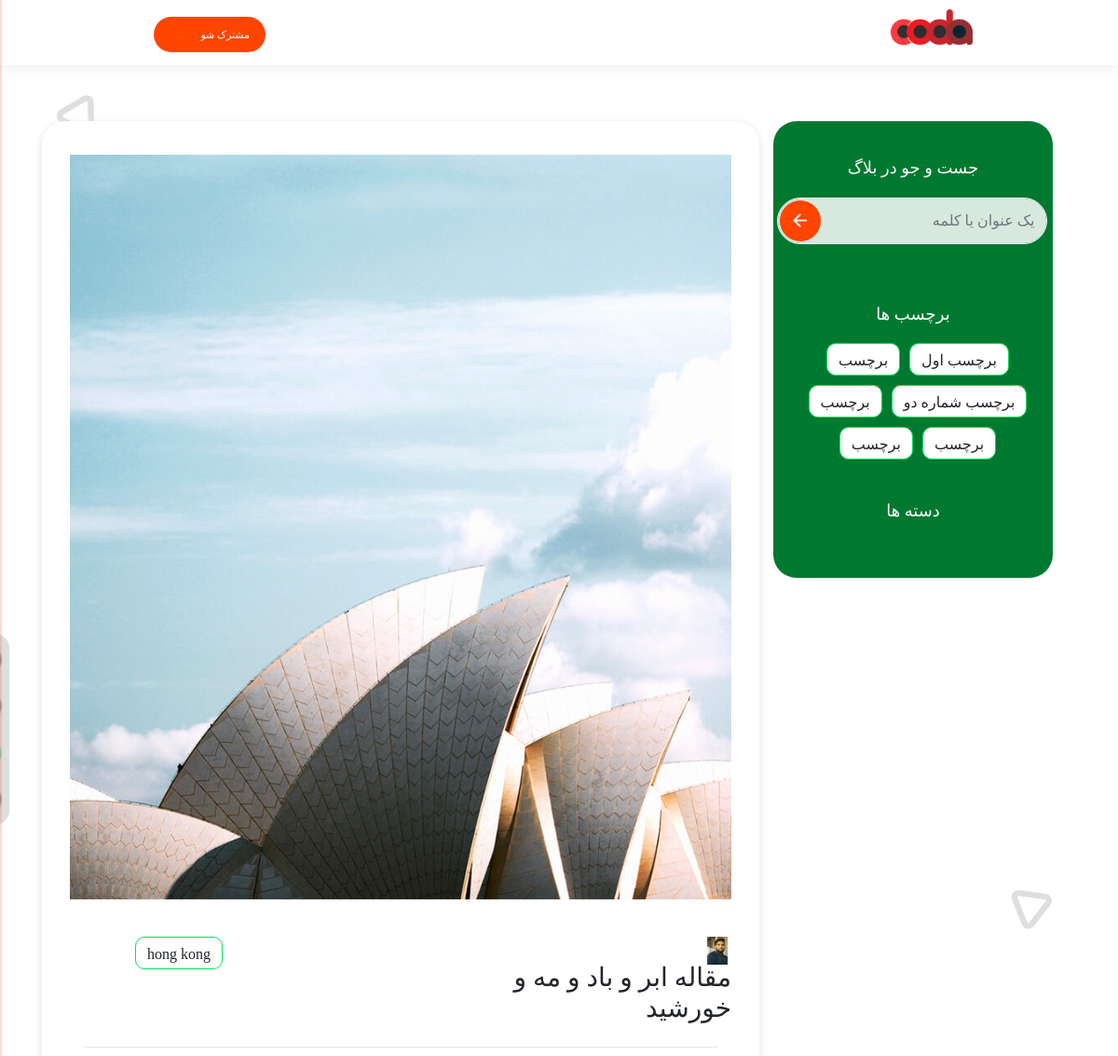
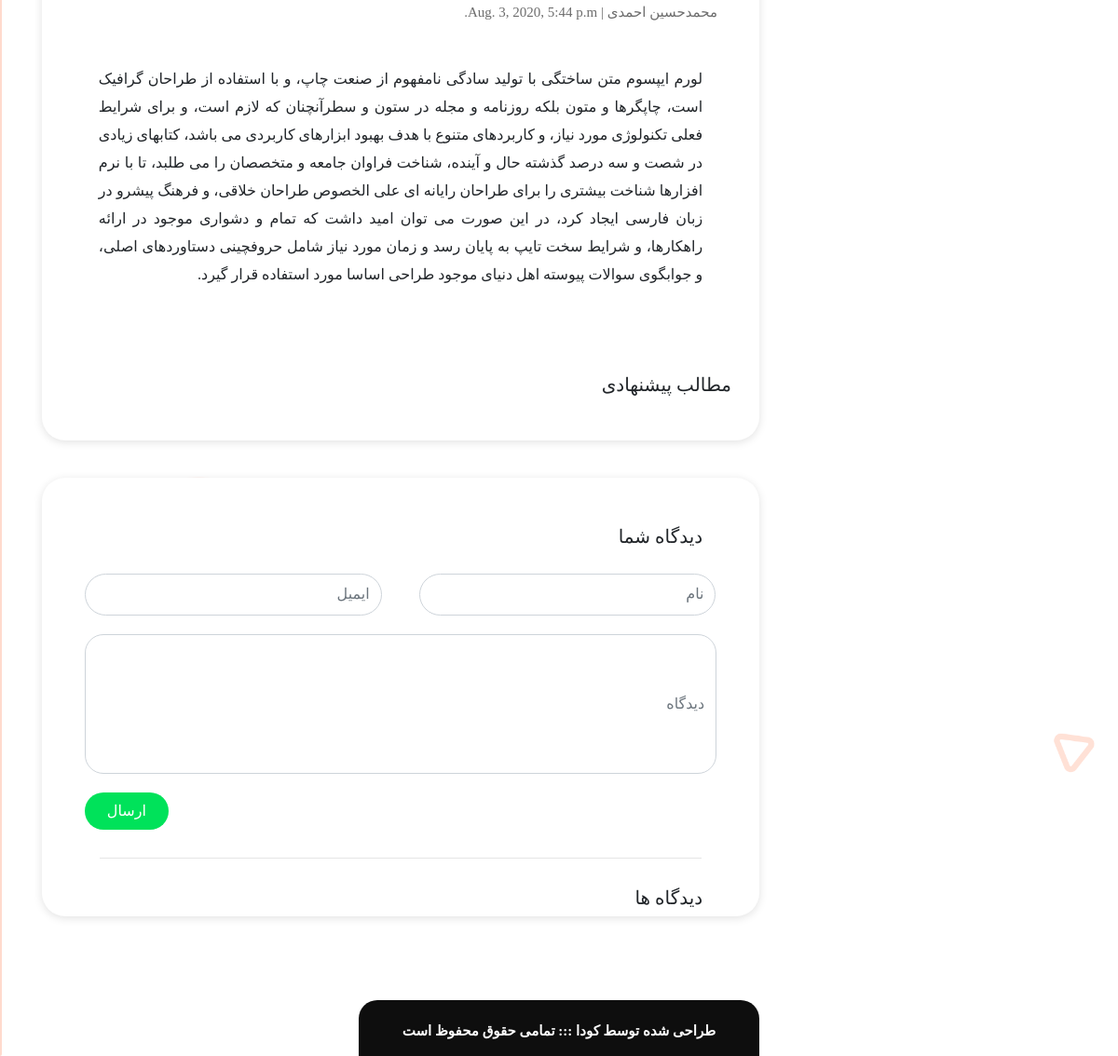
Page /posts/2/ on the committed database (2 pictures, top to bottom).
### mysite/models.py (models this page shows, shortened)
class Article(models.Model):
    title = models.CharField(max_length=128, null=False, blank=False)
    cover = models.FileField(upload_to='article_cover/', null=False, blank=False, validators=[validate_file_extension])
    content = models.TextField(null=False,blank=False)
    created_at = models.DateTimeField(auto_now = True)
    category = models.ForeignKey('Category', on_delete=models.CASCADE)
    author = models.ForeignKey('adminProfile', on_delete=models.CASCADE)
    promote = models.BooleanField(default=False)

class Category(models.Model):
    title = models.CharField(max_length=128, null=False, blank=False)
    cover = models.FileField(upload_to='category_cover/', null=False, blank=False, validators=[validate_file_extension])
    def __str__(self):
        return self.title

class adminProfile(models.Model):
    social_media = models.OneToOneField('social_media', on_delete=models.CASCADE)
    user = models.OneToOneField(User, on_delete=models.CASCADE)
    avatar = models.FileField(upload_to='user_avatar/', null=False, blank=False, validators=[validate_file_extension])
    description = models.CharField(max_length=512, null=False, blank=False)
    theory  = models.CharField(max_length=512, null=True, blank=True)
    def __str__(self):
        return self.user.first_name + " " + self.user.last_name

### mysite/views.py (the view, shortened to what this page needs)
# urls.py: path('posts/<int:pk>/', views.posts, name='posts'),
def posts(request, pk):
    from django.shortcuts import get_object_or_404
    from .models import Article
    from .forms import CommentForm
    comment = CommentForm()
    form = emailservice()
    main_query = get_object_or_404(main, id=1)
    mains = {
        'logo': main_query.logo.url,
        'field1': main_query.field1,
        'field2': main_query.field2,
        'field3': main_query.field3,
        'field4': main_query.field4,
    }
    new_comment = None  # uses for saving comments in post part
    query = get_object_or_404(Article, pk=pk)
    comment_query = query.comments.filter(permission=True)
    comments = []
    for i in comment_query:
        comments.append({
            'name': i.name,
            'date': i.date,
            'text': i.text,
        })
    result = {
        'id': query.id,
        'author': query.author,
        'avatar': query.author.avatar.url,
        'cover': query.cover.url,
        'content': query.content,
        'category': query.category,
        'title': query.title,
        'created_at': query.created_at,
    }
    if request.method == "GET":
        context = {
            'post': result,
            'main': mains,
            'form': form,
            'comments': comments,
            "comment": comment,
        }
        return render(request, "post.htm", context)

### mysite/templates/post.htm (shortened to what this page needs)
<!DOCTYPE html>
{% load static %}
<html dir="rtl">
    <head>
        <link rel="stylesheet" href="https://stackpath.bootstrapcdn.com/bootstrap/4.5.0/css/bootstrap.min.css">
        <link rel="stylesheet" href={% static "index/blog.css" %}>
        <link href="https://unpkg.com/aos@2.3.1/dist/aos.css" rel="stylesheet">
    </head>
    <body id="Main" onload="myFunction()">
        <div id="social-bar" class="position-fixed">
            <a href="www.instagram.com/hicoda.ir">
                <img id="social-bar-1" class="social-bar-icon" src={% static "index/Dependencies/Images/social/instagram.png" %}>
            </a>
            <a href="www.telegram.com/hicoda.ir">
                <img id="social-bar-2" class="social-bar-icon" src={% static "index/Dependencies/Images/social/telegram.png" %}>
            </a>
            <a href="www.bale.com/hicoda.ir">
                <img id="social-bar-3" class="social-bar-icon" src={% static "index/Dependencies/Images/social/bale.png" %}>
            </a>
            <a href="www.github.com/hicoda.ir">
                <img id="social-bar-4" class="social-bar-icon" src={% static "index/Dependencies/Images/social/github.png" %}>
            </a>
        </div>
        <div id="main" class="container-fluid">
            <div id="navbar" class="row d-flex justify-content-center">
                <div id="navbar-right" class="col-xl-6 col-lg-6 col-md-6 col-sm-6 col-xs-6 col-4 col-auto ml-auto">
                    <div id="navbar-right-row" class="row d-flex justify-content-center">
                        <div id="navbar-right-logo" class="col-xl-3 col-lg-3 col-md-3 col-sm-3 col-xs-3 d-flex justify-content-center align-self-center">
                            <a href="../../">
                                <img id="navbar-right-logo-img" src={{main.logo}}>
                            </a>
                        </div>
                        <div id="navbar-right-blog" class="col-xl-2 col-lg-2 d-none d-lg-block justify-content-center align-self-end">
                            <a href="../../{{main.field1}}" style="text-decoration: none; color: white;">
                                <h6 id="navbar-right-blog-h6" class="text" type="button">
                                </h6>
                            </a>
                        </div>
                        <div id="navbar-right-contact" class="col-xl-2 col-lg-2 col-md-2 col-sm-2 d-none d-md-block justify-content-center align-self-end">
                            <a href="../../{{main.field2}}" style="text-decoration: none; color: white;">
                                <h6 id="navbar-right-contact-h6" type="button">
                                </h6>
                            </a>
                        </div>
                    </div>
                </div>
                <div id="navbar-left" class="col-xl-6 col-lg-6 col-md-6 col-sm-6 col-xs-6 col-2 col-auto mr-auto">
                    <div id="nevbar-left-row" class="row d-flex justify-content-center">
                        <div id="navbar-left-cost" class="col-xl-2 col-lg-2 d-none d-lg-block justify-content-center align-self-center">
                                <a href="../../{{main.field3}}" style="text-decoration: none; color: white;">
                                    <h6 id="navbar-left-cost-h6" type="button">
                                    </h6>
                                </a>
                        </div>
                        <div id="navbar-left-portfolio" class="col-xl-2 col-lg-2 col-md-3 d-none d-md-block justify-content-center align-self-center">
                            <a href="../../{{main.field4}}" style="text-decoration: none; color: white;">
                                <h6 id="navbar-left-portfolio-h6" type="button">
                                </h6>
                            </a>
                        </div>
                        <div id="navbar-left-sign" class="col-xl-3 col-lg-3 col-md-5 col-sm-5 d-none d-sm-block justify-content-center align-self-center">
                            <button id="navbar-left-sign-button" class="row btn btn-primary button" type="button" data-toggle="modal" data-target="#navbar-modal">
                                <h6 id="navbar-left-sign-button-h6">
                                    مشترک شو
                                </h6>
                                <img id="navbar-left-sign-button-img" src={% static "index/Dependencies/Images/Header/SignIcon.png" %}>
                            </button>
                        </div>
                        <div id="navbar-left-hamburger" class="col-xl-1 col-lg-1 col-md-1 col-sm-2 col-xs-1 d-flex justify-content-center align-self-center">
                            <img id="navbar-left-hamburger-img" type="button" onclick="openNav()" src={% static "index/Dependencies/Images/Header/LeftMenuIcon.png" %}>
                        </div>
                    </div>
                </div>
            </div>
            <div id="side-nav" class="sidenav">
                <div id="side-nav-logo" class="col-12 d-flex justify-content-center align-self-center">
                    <img id="side-nav-logo-img" src={%  static "index/Dependencies/Images/Logo/logo.png" %}>
                </div>
                <div id="side-nav-1" class="row d-none d-lg-block justify-content-center">
                    <h1 id="side-nav-1-title" class="col-12 d-flex justify-content-center align-self-center">
                        <span style="color: rgb(138, 0, 0);">وقت</span>
                    </h1>
                    <div id="side-nav-1-social" class="col6 d-flex justify-content-center align-self-center">
                        <button id="side-nav-1-social-button2" class="btn social-icon"></button>
                    </div>
                </div>
            </div>
            <div id="content" class="row justify-content-center" style="margin-top: 60px;">
                <div id="content-side" class="col-xl-3 col-lg-3 d-none d-lg-block" style="position: -webkit-sticky; position: sticky; top: 75px; height: 100%; background-color: #007930; border-radius: 25px; margin-right: 40px;">
                    <div id="content-side-search" class="row justify-content-center" style="margin-top: 40px; padding-bottom: 25px;">
                        <h5 style="color: white; font-size: 18px; margin-bottom: 10px;">
                            جست و جو در بلاگ
                        </h5>
                        <form id="navbar-modal-form" method="GET" action = {% url "blog" %}  class="row d-flex justify-content-center">
                            <input id="search-field" type="text" name="q" placeholder="یک عنوان یا کلمه" class="form-control" required>
                            <input id="navbar-modal-form-button" type="submit" class="btn btn-secondary btn-light button1" value="">
                        </form>
                    </div>
                    <div id="content-side-tag" class="row justify-content-center" style="margin: 40px 5px 0 5px; padding-bottom: 25px;">
                        <h5 style="color: white; font-size: 18px; margin-bottom: 15px;">
                            برچسب ها
                        </h5>
                        <div class="row justify-content-center">
                            <button id="content-post-name-tag-button" class="btn btn-light tag-button" style="margin: 5px 0 5px 10px;">
                                برچسب اول
                            </button>
                            <button id="content-post-name-tag-button" class="btn btn-light tag-button" style="margin: 5px 0 5px 10px;">
                                برچسب
                            </button>
                            <button id="content-post-name-tag-button" class="btn btn-light tag-button" style="margin: 5px 0 5px 10px;">
                                برچسب شماره دو
                            </button>
                            <button id="content-post-name-tag-button" class="btn btn-light tag-button" style="margin: 5px 0 5px 10px;">
                                برچسب
                            </button>
                            <button id="content-post-name-tag-button" class="btn btn-light tag-button" style="margin: 5px 0 5px 10px;">
                                برچسب
                            </button>
                            <button id="content-post-name-tag-button" class="btn btn-light tag-button" style="margin: 5px 0 5px 10px;">
                                برچسب
                            </button>
                        </div>
                        <div id="content-side-category" class="row justify-content-center" style="margin-top: 40px; padding-bottom: 25px;">
                            <h5 class="col-12" style="color: white; font-size: 18px; margin-bottom: 10px;">
                                دسته ها
                            </h5>
                        </div>
                    </div>
                </div>
                <div class="col-xl-8 col-lg-8 col-md-10 col-sm-10 col-xs-10" style="height: 100%;">
                    <div id="content-posts" class="row col-12 justify-content-center" style="padding-top: 1px; margin: 0 0 40px 0; background-color: white; border-radius: 25px; box-shadow: 0 2px 10px rgb(226, 226, 226); height: 100%;">
                        <div id="content-post-content-picture" class="col-xl-12" style="margin: 35px 0 0px 0;">
                            <img src={{post.cover}} style="width: 100%;">
                        </div>
                        <div id="content-post-name" class="row col-12" style="margin: 40px 0 40px 0;">
                            <div id="content-post-name-title" class="row col-xl-6 col-lg-7 col-md-7 col-sm-12 col-xs-12">
                                <img id="content-post-name-title-img" src={{post.avatar}} style="text-align: right; width: 30px; height: 30px; margin-left: 15px;">
                                <h3 id="content-post-name-title-h4" style="margin-top: -3px;">
                                    {{post.title}}
                                </h3>
                            </div>
                            <div id="content-post-name-tag" class="row col-xl-6 col-lg-5 col-md-5 col-sm-12 col-xs-12 justify-content-end" style="margin-top: -5px;">
                                <button id="content-post-name-tag-button" class="btn btn-light tag-button" style="margin: 5px 0 5px 10px;">
                                    {{post.category}}
                                </button>
                            </div>
                            <div id="content-post-author" class="col-12 justify-content-center">
                                <hr>
                                <h6 id="content-post-author-h4" style="font-size: 15px; margin-top: -3px; color: rgb(109, 109, 109);">
                                    {{post.author}} | {{post.created_at}}
                                </h6>
                            </div>
                        </div>
                        <div id="content-post-content" class="row col-11 justify-content-center" style="padding-bottom: 25px;">
                            <p id="content-post-content-parag-p" style="text-align: justify; line-height: 30px;">
                                {{post.content}}
                            </p>
                        </div>
                        <div id="content-post-relatives" class="row col-12" style="margin: 50px 0 40px 0;">
                            <h5 style="text-align: right;">
                                مطالب پیشنهادی
                            </h5>
                        </div>
                    </div>
                    <div id="content-comments" class="row col-12 justify-content-center" style="padding-top: 1px; margin: 0 0 40px 0; background-color: white; border-radius: 25px; box-shadow: 0 2px 10px rgb(226, 226, 226); height: 100%;">
                        <div id="content-comments-title" class="col-11" style="margin: 50px 0 20px 0;">
                            <h5 style="text-align: right;">
                                دیدگاه شما
                            </h5>
                        </div>
                        <div id="content-comments-form" class="col-11">
                            <form class="row justify-content-end" action="." method="POST" >
                                <input class="form-control" name="name"   placeholder="نام" type="text" style="width: 47%; height: 45px; border-radius: 50px; margin: 0 0 20px 20px;">
                                <input class="form-control" name="email" type="email" placeholder="ایمیل" style="width: 47%; height: 45px; border-radius: 50px; margin: 0 20px 20px 0;">
                                <input class="form-control" name="text" type="text" placeholder="دیدگاه" style="width: 100%; height: 150px; border-radius: 20px; margin-bottom: 20px;">
                                <input class="form-control parag-button" type="submit" value="ارسال" style="border-radius: 50px;">
                            </form>
                        </div>
                        <hr class="col-10" style="margin: 30px 0 30px 0;">
                        <div id="content-comments-field" class="col-11">
                            <h5 style="text-align: right;">
                                دیدگاه ها
                            </h5>
                        </div>
                    </div>
                </div>
            </div>
            <div id="footer" class="row d-flex justify-content-center">
                <div id="footer-back" class="row justify-content-center">
                    <h5 id="footer-caption" class="col-12 justify-content-center align-self-center">
                        <b>
                            طراحی شده توسط کودا ::: تمامی حقوق محفوظ است
                        </b>
                    </h5>
                </div>
            </div>
        </div>
    </body>
</html>

### rows in the picture
Article: title "مقاله ابر و باد و مه و خورشید", created_at "Aug. 3, 2020, 5:44 p.m.", content "لورم ایپسوم متن ساختگی با تولید سادگی نامفهوم از صنعت چاپ، و با استفاده از طراحان گرافیک است، چاپگرها و متون بلکه روزنامه و مجله در ستون و سطرآنچنان که لازم است، و برای شرایط فعلی تکنولوژی مورد نیاز، و کاربردهای متنوع با هدف بهبود ابزارهای کاربردی می باشد، کتابهای زیادی در شصت و سه درصد گذشته حال و آینده، شناخت فراوان جامعه و متخصصان را می طلبد، تا با نرم افزارها شناخت بیشتری را برای طراحان رایانه ای علی الخصوص طراحان خلاقی، و فرهنگ پیشرو در زبان فارسی ایجاد کرد، در این صورت می توان امید داشت که تمام و دشواری موجود در ارائه راهکارها، و شرایط سخت تایپ به پایان رسد و زمان مورد نیاز شامل حروفچینی دستاوردهای اصلی، و جوابگوی سوالات پیوسته اهل دنیای موجود طراحی اساسا مورد استفاده قرار گیرد."
Category: category "hong kong"
adminProfile: author "محمدحسین احمدی"
